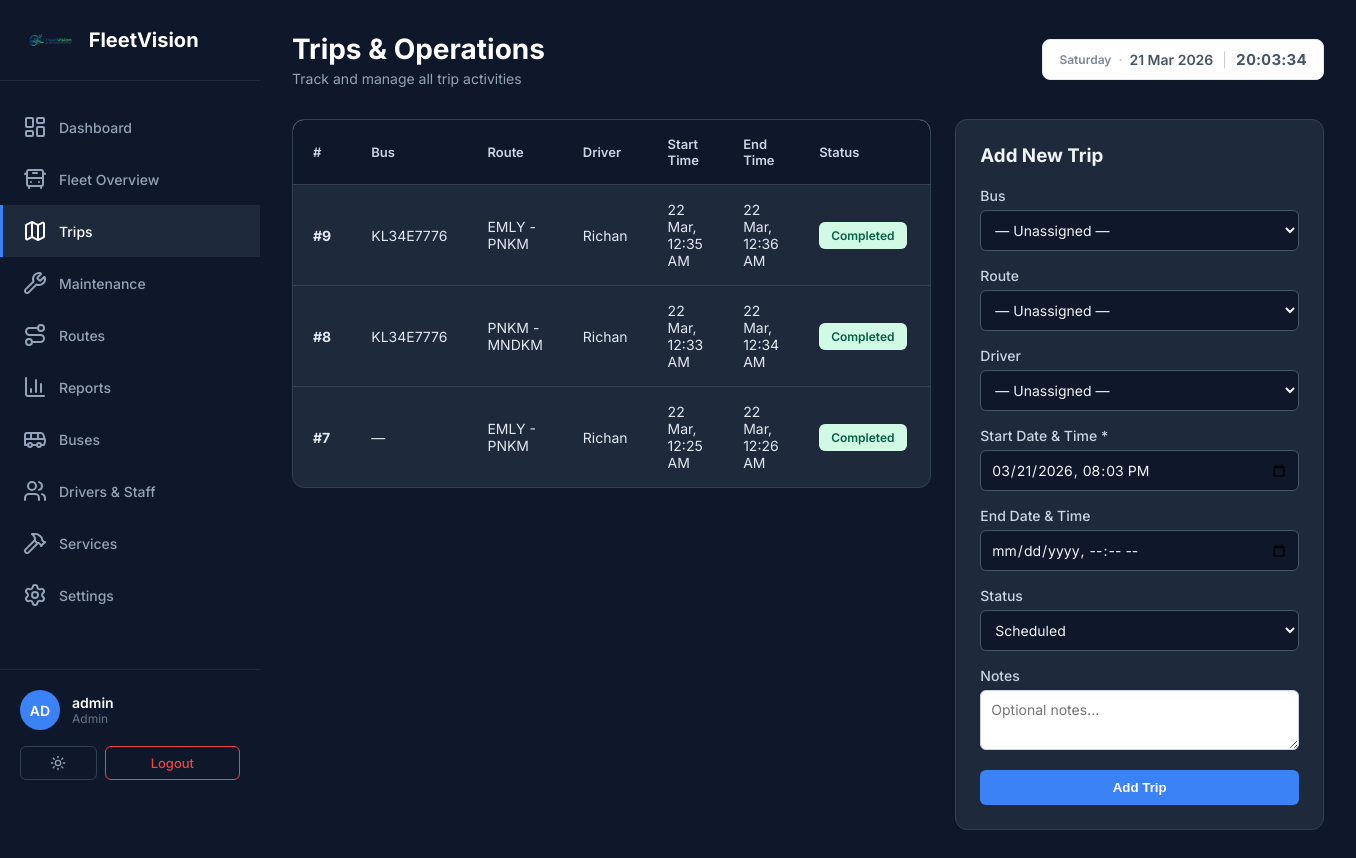
The page /trips.php (signed in) on the database its author committed.
### tables this page shows
CREATE TABLE trips (
        id INTEGER PRIMARY KEY AUTOINCREMENT,
        bus_id INTEGER,
        route_id INTEGER,
        driver_id INTEGER,
        start_time DATETIME,
        end_time DATETIME,
        status TEXT DEFAULT 'scheduled',
        notes TEXT,
        created_at DATETIME DEFAULT CURRENT_TIMESTAMP,
        FOREIGN KEY(bus_id) REFERENCES buses(id),
        FOREIGN KEY(route_id) REFERENCES routes(id),
        FOREIGN KEY(driver_id) REFERENCES users(id)
    );

CREATE TABLE buses (
        id INTEGER PRIMARY KEY AUTOINCREMENT,
        bus_number TEXT NOT NULL UNIQUE,
        make TEXT,
        model TEXT,
        year INTEGER,
        capacity INTEGER,
        status TEXT DEFAULT 'active',
        created_at DATETIME DEFAULT CURRENT_TIMESTAMP
    , gps_url TEXT, cctv_url_1 TEXT, cctv_url_2 TEXT, route_id INTEGER REFERENCES routes(id), driver_id INTEGER REFERENCES users(id), conductor_id INTEGER REFERENCES users(id));

CREATE TABLE routes (
        id INTEGER PRIMARY KEY AUTOINCREMENT,
        route_name TEXT NOT NULL,
        start_location TEXT,
        end_location TEXT,
        distance REAL,
        estimated_duration INTEGER, -- stored in minutes
        status TEXT DEFAULT 'active',
        created_at DATETIME DEFAULT CURRENT_TIMESTAMP
    );

CREATE TABLE users (
        id INTEGER PRIMARY KEY AUTOINCREMENT,
        username TEXT NOT NULL UNIQUE,
        email TEXT NOT NULL UNIQUE,
        password_hash TEXT,
        google_id TEXT UNIQUE,
        role TEXT DEFAULT 'user',
        status TEXT DEFAULT 'pending',
        created_at DATETIME DEFAULT CURRENT_TIMESTAMP
    , contact_no TEXT, license_number TEXT, emergency_contact TEXT, blood_type TEXT);

### trips.php (the view, shortened to what this page needs)
<?php
require_once __DIR__ . '/includes/db.php';
$pdo->exec("
    UPDATE trips
    SET status = 'ongoing'
    WHERE status = 'scheduled'
      AND REPLACE(start_time, 'T', ' ') <= datetime('now', 'localtime')
      AND (end_time IS NULL OR REPLACE(end_time, 'T', ' ') > datetime('now', 'localtime'))
");
$pdo->exec("
    UPDATE trips
    SET status = 'completed'
    WHERE status IN ('ongoing', 'scheduled')
      AND end_time IS NOT NULL
      AND REPLACE(end_time, 'T', ' ') <= datetime('now', 'localtime')
");
$trips = $pdo->query("
    SELECT t.*,
           b.bus_number,
           r.route_name, r.distance,
           u.username AS driver_name
    FROM trips t
    LEFT JOIN buses  b ON t.bus_id   = b.id
    LEFT JOIN routes r ON t.route_id = r.id
    LEFT JOIN users  u ON t.driver_id = u.id
    ORDER BY t.id DESC
")->fetchAll(PDO::FETCH_ASSOC);
include __DIR__ . '/includes/header.php';
?>
<header class="top-header">
    <div class="header-left">
        <h1 class="page-title">Trips & Operations</h1>
        <p class="page-subtitle">Track and manage all trip activities</p>
    </div>
    <div class="header-right">
        <div class="date-display"></div>
    </div>
</header>
<section class="content-section">
    <div class="users-container">
        <div class="users-list table-container">
            <table class="data-table">
                <thead>
                    <tr>
                        <th>#</th>
                        <th>Bus</th>
                        <th>Route</th>
                        <th>Driver</th>
                        <th>Start Time</th>
                        <th>End Time</th>
                        <th>Status</th>
                        <th>Actions</th>
                    </tr>
                </thead>
                <tbody>
                    <?php if (count($trips) > 0): ?>
                        <?php foreach ($trips as $t): ?>
                            <tr>
                                <td><strong>#<?php echo $t['id']; ?></strong></td>
                                <td><?php echo htmlspecialchars($t['bus_number'] ?? '—'); ?></td>
                                <td><?php echo htmlspecialchars($t['route_name'] ?? '—'); ?></td>
                                <td><?php echo htmlspecialchars($t['driver_name'] ?? '—'); ?></td>
                                <td><?php echo $t['start_time'] ? date('d M, h:i A', strtotime($t['start_time'])) : '—'; ?></td>
                                <td><?php echo $t['end_time']   ? date('d M, h:i A', strtotime($t['end_time']))   : '—'; ?></td>
                                <td>
                                    <?php
                                    $sc = match($t['status']) {
                                        'completed' => 'active',
                                        'ongoing'   => 'ongoing',
                                        'cancelled' => 'maintenance',
                                        default     => 'idle'
                                    };
                                    ?>
                                    <span class="status-badge <?php echo $sc; ?>"><?php echo ucfirst($t['status']); ?></span>
                                </td>
                                <td>
                                </td>
                            </tr>
                        <?php endforeach; ?>
                    <?php else: ?>
                        <tr><td colspan="8" style="text-align:center; color:#64748b;">No trips recorded yet. Add one →</td></tr>
                    <?php endif; ?>
                </tbody>
            </table>
        </div>
        <div class="user-form-card">
            <h3 style="margin-bottom: 20px;">Add New Trip</h3>
            <form method="POST" action="trips.php">
                <div class="form-group">
                    <label class="form-label">Bus</label>
                    <select name="bus_id" class="form-select">
                        <option value="">— Unassigned —</option>
                    </select>
                </div>
                <div class="form-group">
                    <label class="form-label">Route</label>
                    <select name="route_id" class="form-select">
                        <option value="">— Unassigned —</option>
                    </select>
                </div>
                <div class="form-group">
                    <label class="form-label">Driver</label>
                    <select name="driver_id" class="form-select">
                        <option value="">— Unassigned —</option>
                    </select>
                </div>
                <div class="form-group">
                    <label class="form-label">Start Date & Time *</label>
                    <input type="datetime-local" name="start_time" class="form-input" required value="<?php echo date('Y-m-d\TH:i'); ?>">
                </div>
                <div class="form-group">
                    <label class="form-label">End Date & Time</label>
                    <input type="datetime-local" name="end_time" class="form-input">
                </div>
                <div class="form-group">
                    <label class="form-label">Status</label>
                    <select name="status" class="form-select">
                        <option value="scheduled">Scheduled</option>
                    </select>
                </div>
                <div class="form-group">
                    <label class="form-label">Notes</label>
                    <textarea name="notes" class="form-textarea" placeholder="Optional notes..."></textarea>
                </div>
                <button type="submit" class="btn-submit">Add Trip</button>
            </form>
        </div>
    </div>
</section>
<?php include __DIR__ . '/includes/footer.php'; ?>

### dashboard.css (style rules this page uses)
* { margin: 0; padding: 0; box-sizing: border-box; }
body { font-family: 'Inter', -apple-system, BlinkMacSystemFont, 'Segoe UI', sans-serif; background: #f8fafc; color: #1e293b; }
.top-header { display: flex; justify-content: space-between; align-items: center; margin-bottom: 32px; }
.header-left { flex: 1; }
.page-title { font-size: 28px; font-weight: 700; color: #0f172a; margin-bottom: 4px; }
.page-subtitle { font-size: 14px; color: #64748b; }
.header-right { display: flex; align-items: center; gap: 16px; }
.date-display { background: white; padding: 10px 16px; border-radius: 8px; font-size: 14px; color: #475569; border: 1px solid #e2e8f0; display: inline-flex; align-items: center; gap: 2px; white-space: nowrap; }
.content-section { margin-bottom: 40px; }
.table-container { background: white; border-radius: 12px; border: 1px solid #e2e8f0; overflow: hidden; }
.data-table { width: 100%; border-collapse: collapse; }
.data-table thead { background: #f8fafc; }
.data-table th { padding: 16px 20px; text-align: left; font-size: 13px; font-weight: 600; color: #475569; border-bottom: 1px solid #e2e8f0; }
.data-table td { padding: 16px 20px; font-size: 14px; color: #475569; border-bottom: 1px solid #f1f5f9; }
.data-table tbody tr:last-child td { border-bottom: none; }
.status-badge { display: inline-block; padding: 6px 12px; border-radius: 6px; font-size: 12px; font-weight: 600; }
.status-badge.active { background: #d1fae5; color: #065f46; }
.user-form-card { background: white; padding: 24px; border-radius: 12px; border: 1px solid #e2e8f0; }
body.dark-theme { background: #0f172a; color: #f1f5f9; }
body.dark-theme .page-title, body.dark-theme .section-title, body.dark-theme .chart-title, body.dark-theme .greeting-title, body.dark-theme .kpi-value { color: #ffffff; }
body.dark-theme .page-subtitle, body.dark-theme .greeting-subtitle, body.dark-theme .kpi-label, body.dark-theme .action-label { color: #94a3b8; }
body.dark-theme .kpi-card, body.dark-theme .chart-card, body.dark-theme .action-card, body.dark-theme .user-form-card, body.dark-theme .table-container { background: #1e293b; border-color: #334155; }
body.dark-theme .data-table th { background: #0f172a; color: #cbd5e1; border-bottom-color: #334155; }
body.dark-theme .data-table td { border-bottom-color: #334155; color: #e2e8f0; }
body.dark-theme .form-label { color: #cbd5e1; }
body.dark-theme .form-input, body.dark-theme .form-select { background: #0f172a; color: #f1f5f9; border-color: #475569; }

### trips.php (style rules this page uses)
.users-container { display: flex; gap: 24px; align-items: flex-start; }
.users-list { flex: 2; }
.user-form-card { flex: 1; background: white; padding: 24px; border-radius: 12px; border: 1px solid #e2e8f0; position: sticky; top: 24px; }
.form-group { margin-bottom: 16px; }
.form-label { display: block; margin-bottom: 6px; font-size: 14px; font-weight: 500; color: #475569; }
.form-input, .form-select, .form-textarea { width: 100%; padding: 10px; border: 1px solid #cbd5e1; border-radius: 6px; font-size: 14px; box-sizing: border-box; font-family: inherit; }
.form-textarea { resize: vertical; min-height: 60px; }
.btn-submit { width: 100%; padding: 10px; background: #3b82f6; color: white; border: none; border-radius: 6px; font-weight: 600; cursor: pointer; transition: background 0.2s; }

### rows shown on the page
trips: id "9", bus.bus_number "KL34E7776", route.route_name "EMLY - PNKM", driver.username "Richan", start_time "22 Mar, 12:35 AM", end_time "22 Mar, 12:36 AM", status "Completed"
trips: id "8", bus.bus_number "KL34E7776", route.route_name "PNKM - MNDKM", driver.username "Richan", start_time "22 Mar, 12:33 AM", end_time "22 Mar, 12:34 AM", status "Completed"
trips: id "7", bus_number "—", route.route_name "EMLY - PNKM", driver.username "Richan", start_time "22 Mar, 12:25 AM", end_time "22 Mar, 12:26 AM", status "Completed"

### other values the page prints
$username_initials "AD"
$current_username "admin"
$_SESSION['role'] "Admin"
